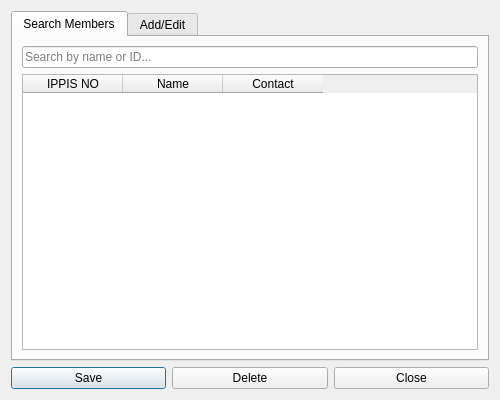
<?xml version="1.0" encoding="UTF-8"?>
<ui version="4.0">
  <class>MemberDialog</class>
  <widget class="QDialog" name="MemberDialog">
    <property name="geometry">
      <rect>
        <x>0</x>
        <y>0</y>
        <width>500</width>
        <height>400</height>
      </rect>
    </property>
    <property name="windowTitle">
      <string>Member Management</string>
    </property>
    <layout class="QVBoxLayout" name="verticalLayout">
      <item>
        <widget class="QTabWidget" name="tabWidget">
          <widget class="QWidget" name="search_tab">
            <attribute name="title">
              <string>Search Members</string>
            </attribute>
            <layout class="QVBoxLayout" name="verticalLayout_2">
              <item>
                <widget class="QLineEdit" name="search_input">
                  <property name="placeholderText">
                    <string>Search by name or ID...</string>
                  </property>
                </widget>
              </item>
              <item>
                <widget class="QTableWidget" name="members_table">
                  <column>
                    <property name="text">
                      <string>IPPIS NO</string>
                    </property>
                  </column>
                  <column>
                    <property name="text">
                      <string>Name</string>
                    </property>
                  </column>
                  <column>
                    <property name="text">
                      <string>Contact</string>
                    </property>
                  </column>
                </widget>
              </item>
            </layout>
          </widget>
          <widget class="QWidget" name="edit_tab">
            <attribute name="title">
              <string>Add/Edit</string>
            </attribute>
            <layout class="QFormLayout" name="formLayout">
              <item row="0" column="0">
                <widget class="QLabel" name="label">
                  <property name="text">
                    <string>Full Name:</string>
                  </property>
                </widget>
              </item>
              <item row="0" column="1">
                <widget class="QLineEdit" name="name_input"/>
              </item>
              <item row="1" column="0">
                <widget class="QLabel" name="label_2">
                  <property name="text">
                    <string>Phone:</string>
                  </property>
                </widget>
              </item>
              <item row="1" column="1">
                <widget class="QLineEdit" name="phone_input"/>
              </item>
              <item row="2" column="0">
                <widget class="QLabel" name="label_3">
                  <property name="text">
                    <string>Address:</string>
                  </property>
                </widget>
              </item>
              <item row="2" column="1">
                <widget class="QTextEdit" name="address_input"/>
              </item>
            </layout>
          </widget>
        </widget>
      </item>
      <item>
        <layout class="QHBoxLayout" name="horizontalLayout">
          <item>
            <widget class="QPushButton" name="save_btn">
              <property name="text">
                <string>Save</string>
              </property>
            </widget>
          </item>
          <item>
            <widget class="QPushButton" name="delete_btn">
              <property name="text">
                <string>Delete</string>
              </property>
            </widget>
          </item>
          <item>
            <widget class="QPushButton" name="close_btn">
              <property name="text">
                <string>Close</string>
              </property>
            </widget>
          </item>
        </layout>
      </item>
    </layout>
  </widget>
</ui>
